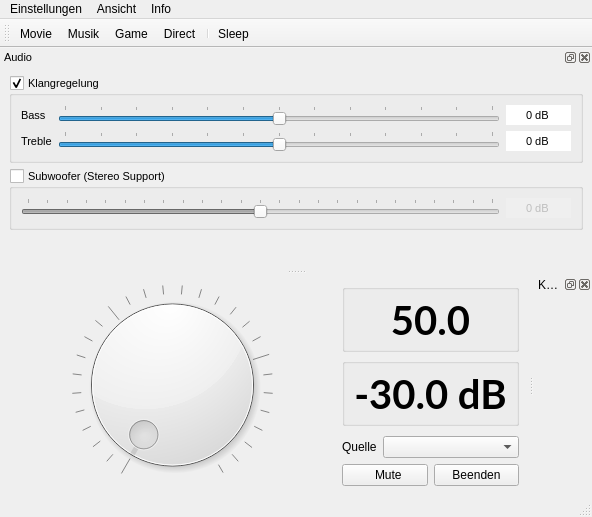
<?xml version="1.0" encoding="UTF-8"?>
<ui version="4.0">
 <class>ui_main</class>
 <widget class="QMainWindow" name="ui_main">
  <property name="geometry">
   <rect>
    <x>0</x>
    <y>0</y>
    <width>592</width>
    <height>517</height>
   </rect>
  </property>
  <property name="minimumSize">
   <size>
    <width>400</width>
    <height>0</height>
   </size>
  </property>
  <property name="windowTitle">
   <string>Denome 2</string>
  </property>
  <property name="windowIcon">
   <iconset resource="images.qrc">
    <normaloff>:/diverse/main</normaloff>:/diverse/main</iconset>
  </property>
  <widget class="QWidget" name="centralwidget">
   <layout class="QHBoxLayout" name="horizontalLayout_5" stretch="1,0">
    <item>
     <widget class="QDial" name="dial">
      <property name="minimumSize">
       <size>
        <width>150</width>
        <height>0</height>
       </size>
      </property>
      <property name="maximum">
       <number>80</number>
      </property>
      <property name="value">
       <number>0</number>
      </property>
      <property name="wrapping">
       <bool>false</bool>
      </property>
      <property name="notchTarget">
       <double>10.000000000000000</double>
      </property>
      <property name="notchesVisible">
       <bool>true</bool>
      </property>
     </widget>
    </item>
    <item>
     <layout class="QVBoxLayout" name="verticalLayout_2" stretch="2,2,1,0,0">
      <item>
       <widget class="QGroupBox" name="gbVolumeAbsolute">
        <property name="minimumSize">
         <size>
          <width>165</width>
          <height>68</height>
         </size>
        </property>
        <property name="font">
         <font>
          <pointsize>12</pointsize>
          <weight>75</weight>
          <bold>true</bold>
         </font>
        </property>
        <property name="title">
         <string/>
        </property>
        <property name="flat">
         <bool>false</bool>
        </property>
        <layout class="QHBoxLayout" name="horizontalLayout">
         <item>
          <widget class="QLabel" name="lbVolume">
           <property name="font">
            <font>
             <family>Lato</family>
             <pointsize>30</pointsize>
            </font>
           </property>
           <property name="text">
            <string>50.0</string>
           </property>
           <property name="alignment">
            <set>Qt::AlignCenter</set>
           </property>
          </widget>
         </item>
        </layout>
       </widget>
      </item>
      <item>
       <widget class="QGroupBox" name="gbVolumeDB">
        <property name="minimumSize">
         <size>
          <width>165</width>
          <height>68</height>
         </size>
        </property>
        <property name="font">
         <font>
          <pointsize>11</pointsize>
          <weight>75</weight>
          <bold>true</bold>
         </font>
        </property>
        <property name="title">
         <string/>
        </property>
        <property name="flat">
         <bool>false</bool>
        </property>
        <layout class="QVBoxLayout" name="verticalLayout">
         <item>
          <widget class="QLabel" name="lbVolumeDb">
           <property name="minimumSize">
            <size>
             <width>153</width>
             <height>0</height>
            </size>
           </property>
           <property name="font">
            <font>
             <family>Lato</family>
             <pointsize>30</pointsize>
             <weight>75</weight>
             <bold>true</bold>
            </font>
           </property>
           <property name="text">
            <string>-30.0 dB</string>
           </property>
           <property name="alignment">
            <set>Qt::AlignCenter</set>
           </property>
          </widget>
         </item>
        </layout>
       </widget>
      </item>
      <item>
       <spacer name="verticalSpacer_2">
        <property name="orientation">
         <enum>Qt::Vertical</enum>
        </property>
        <property name="sizeHint" stdset="0">
         <size>
          <width>20</width>
          <height>40</height>
         </size>
        </property>
       </spacer>
      </item>
      <item>
       <layout class="QHBoxLayout" name="horizontalLayout_4" stretch="0,1">
        <item>
         <widget class="QLabel" name="label">
          <property name="text">
           <string>Quelle</string>
          </property>
         </widget>
        </item>
        <item>
         <widget class="QComboBox" name="cbSource">
          <property name="frame">
           <bool>true</bool>
          </property>
         </widget>
        </item>
       </layout>
      </item>
      <item>
       <layout class="QHBoxLayout" name="horizontalLayout_3">
        <item>
         <widget class="QPushButton" name="pbMute">
          <property name="text">
           <string>  Mute</string>
          </property>
          <property name="icon">
           <iconset resource="images.qrc">
            <normaloff>:/diverse/mute</normaloff>:/diverse/mute</iconset>
          </property>
          <property name="checkable">
           <bool>true</bool>
          </property>
         </widget>
        </item>
        <item>
         <widget class="QPushButton" name="pbClose">
          <property name="text">
           <string>Beenden</string>
          </property>
         </widget>
        </item>
       </layout>
      </item>
     </layout>
    </item>
   </layout>
  </widget>
  <widget class="QMenuBar" name="menubar">
   <property name="geometry">
    <rect>
     <x>0</x>
     <y>0</y>
     <width>592</width>
     <height>21</height>
    </rect>
   </property>
   <widget class="QMenu" name="menuEinstellungen">
    <property name="title">
     <string>Einstellungen</string>
    </property>
    <widget class="QMenu" name="menuSound_Mode">
     <property name="title">
      <string>Sound-Mode</string>
     </property>
     <addaction name="actionMovie"/>
     <addaction name="actionMusik"/>
     <addaction name="actionGame"/>
     <addaction name="actionDirect"/>
    </widget>
    <widget class="QMenu" name="menuEco">
     <property name="title">
      <string>Eco</string>
     </property>
     <property name="icon">
      <iconset resource="images.qrc">
       <normaloff>:/diverse/leaf</normaloff>:/diverse/leaf</iconset>
     </property>
     <addaction name="actionEcoEin"/>
     <addaction name="actionEcoAuto"/>
     <addaction name="actionEcoAus"/>
    </widget>
    <widget class="QMenu" name="menuDimmer">
     <property name="title">
      <string>Dimmer</string>
     </property>
     <addaction name="actionDimBright"/>
     <addaction name="actionDimDim"/>
     <addaction name="actionDimDark"/>
     <addaction name="actionDimOff"/>
    </widget>
    <addaction name="actionVerbindung"/>
    <addaction name="actionUpdate"/>
    <addaction name="separator"/>
    <addaction name="menuSound_Mode"/>
    <addaction name="menuEco"/>
    <addaction name="menuDimmer"/>
    <addaction name="separator"/>
    <addaction name="actionBeenden"/>
   </widget>
   <widget class="QMenu" name="menuInfo">
    <property name="title">
     <string>Info</string>
    </property>
   </widget>
   <widget class="QMenu" name="menuAnsicht">
    <property name="title">
     <string>Ansicht</string>
    </property>
    <addaction name="actionAudio"/>
    <addaction name="actionChannel"/>
    <addaction name="separator"/>
    <addaction name="actionChangeChannelView"/>
   </widget>
   <addaction name="menuEinstellungen"/>
   <addaction name="menuAnsicht"/>
   <addaction name="menuInfo"/>
  </widget>
  <widget class="QStatusBar" name="statusbar"/>
  <widget class="QDockWidget" name="dwSoundSettings">
   <property name="minimumSize">
    <size>
     <width>216</width>
     <height>196</height>
    </size>
   </property>
   <property name="font">
    <font>
     <pointsize>8</pointsize>
    </font>
   </property>
   <property name="floating">
    <bool>false</bool>
   </property>
   <property name="windowTitle">
    <string>Audio</string>
   </property>
   <attribute name="dockWidgetArea">
    <number>4</number>
   </attribute>
   <widget class="QWidget" name="dockWidgetContents">
    <layout class="QVBoxLayout" name="dwAudioVertLayout">
     <item>
      <widget class="QGroupBox" name="gbAudioSettings">
       <property name="title">
        <string>Klangregelung</string>
       </property>
       <property name="checkable">
        <bool>true</bool>
       </property>
       <layout class="QGridLayout" name="gridLayout" columnstretch="0,1,0">
        <item row="1" column="0">
         <widget class="QLabel" name="label_3">
          <property name="text">
           <string>Treble</string>
          </property>
         </widget>
        </item>
        <item row="1" column="1">
         <widget class="QSlider" name="hsTreble">
          <property name="contextMenuPolicy">
           <enum>Qt::CustomContextMenu</enum>
          </property>
          <property name="minimum">
           <number>-6</number>
          </property>
          <property name="maximum">
           <number>6</number>
          </property>
          <property name="pageStep">
           <number>3</number>
          </property>
          <property name="orientation">
           <enum>Qt::Horizontal</enum>
          </property>
          <property name="tickPosition">
           <enum>QSlider::TicksAbove</enum>
          </property>
          <property name="tickInterval">
           <number>1</number>
          </property>
         </widget>
        </item>
        <item row="1" column="2">
         <widget class="QLineEdit" name="leTreble">
          <property name="minimumSize">
           <size>
            <width>55</width>
            <height>0</height>
           </size>
          </property>
          <property name="maximumSize">
           <size>
            <width>65</width>
            <height>16777215</height>
           </size>
          </property>
          <property name="text">
           <string>0 dB</string>
          </property>
          <property name="frame">
           <bool>false</bool>
          </property>
          <property name="alignment">
           <set>Qt::AlignCenter</set>
          </property>
          <property name="readOnly">
           <bool>true</bool>
          </property>
         </widget>
        </item>
        <item row="0" column="0">
         <widget class="QLabel" name="label_2">
          <property name="text">
           <string>Bass</string>
          </property>
         </widget>
        </item>
        <item row="0" column="1">
         <widget class="QSlider" name="hsBass">
          <property name="contextMenuPolicy">
           <enum>Qt::CustomContextMenu</enum>
          </property>
          <property name="minimum">
           <number>-6</number>
          </property>
          <property name="maximum">
           <number>6</number>
          </property>
          <property name="pageStep">
           <number>3</number>
          </property>
          <property name="orientation">
           <enum>Qt::Horizontal</enum>
          </property>
          <property name="tickPosition">
           <enum>QSlider::TicksAbove</enum>
          </property>
          <property name="tickInterval">
           <number>1</number>
          </property>
         </widget>
        </item>
        <item row="0" column="2">
         <widget class="QLineEdit" name="leBass">
          <property name="minimumSize">
           <size>
            <width>55</width>
            <height>0</height>
           </size>
          </property>
          <property name="maximumSize">
           <size>
            <width>65</width>
            <height>16777215</height>
           </size>
          </property>
          <property name="text">
           <string>0 dB</string>
          </property>
          <property name="frame">
           <bool>false</bool>
          </property>
          <property name="alignment">
           <set>Qt::AlignCenter</set>
          </property>
          <property name="readOnly">
           <bool>true</bool>
          </property>
         </widget>
        </item>
       </layout>
      </widget>
     </item>
     <item>
      <widget class="QGroupBox" name="gbSubwooferSettings">
       <property name="layoutDirection">
        <enum>Qt::LeftToRight</enum>
       </property>
       <property name="title">
        <string>Subwoofer (Stereo Support)</string>
       </property>
       <property name="checkable">
        <bool>true</bool>
       </property>
       <property name="checked">
        <bool>false</bool>
       </property>
       <layout class="QHBoxLayout" name="horizontalLayout_2" stretch="3,0">
        <item>
         <widget class="QSlider" name="hsSubwoofer">
          <property name="contextMenuPolicy">
           <enum>Qt::CustomContextMenu</enum>
          </property>
          <property name="minimum">
           <number>-24</number>
          </property>
          <property name="maximum">
           <number>24</number>
          </property>
          <property name="pageStep">
           <number>3</number>
          </property>
          <property name="orientation">
           <enum>Qt::Horizontal</enum>
          </property>
          <property name="tickPosition">
           <enum>QSlider::TicksAbove</enum>
          </property>
          <property name="tickInterval">
           <number>2</number>
          </property>
         </widget>
        </item>
        <item>
         <widget class="QLineEdit" name="leLfe">
          <property name="minimumSize">
           <size>
            <width>65</width>
            <height>0</height>
           </size>
          </property>
          <property name="maximumSize">
           <size>
            <width>65</width>
            <height>16777215</height>
           </size>
          </property>
          <property name="text">
           <string>0 dB</string>
          </property>
          <property name="frame">
           <bool>false</bool>
          </property>
          <property name="alignment">
           <set>Qt::AlignCenter</set>
          </property>
          <property name="readOnly">
           <bool>true</bool>
          </property>
         </widget>
        </item>
       </layout>
      </widget>
     </item>
     <item>
      <spacer name="verticalSpacer">
       <property name="orientation">
        <enum>Qt::Vertical</enum>
       </property>
       <property name="sizeHint" stdset="0">
        <size>
         <width>20</width>
         <height>30</height>
        </size>
       </property>
      </spacer>
     </item>
    </layout>
   </widget>
  </widget>
  <widget class="QToolBar" name="toolBar">
   <property name="font">
    <font>
     <pointsize>9</pointsize>
    </font>
   </property>
   <property name="windowTitle">
    <string>toolBar</string>
   </property>
   <attribute name="toolBarArea">
    <enum>TopToolBarArea</enum>
   </attribute>
   <attribute name="toolBarBreak">
    <bool>false</bool>
   </attribute>
   <addaction name="actionMovie"/>
   <addaction name="actionMusik"/>
   <addaction name="actionGame"/>
   <addaction name="actionDirect"/>
   <addaction name="separator"/>
   <addaction name="actionSleep"/>
  </widget>
  <widget class="QDockWidget" name="dwChannel">
   <property name="windowTitle">
    <string>Kanäle</string>
   </property>
   <attribute name="dockWidgetArea">
    <number>2</number>
   </attribute>
   <widget class="QWidget" name="dwChannelContents"/>
  </widget>
  <action name="actionVerbindung">
   <property name="text">
    <string>Verbindung</string>
   </property>
  </action>
  <action name="actionAudio">
   <property name="text">
    <string>Audio</string>
   </property>
  </action>
  <action name="actionBeenden">
   <property name="text">
    <string>Beenden</string>
   </property>
  </action>
  <action name="actionMusik">
   <property name="icon">
    <iconset resource="images.qrc">
     <normaloff>:/buttons/red</normaloff>:/buttons/red</iconset>
   </property>
   <property name="text">
    <string>Musik</string>
   </property>
  </action>
  <action name="actionMovie">
   <property name="icon">
    <iconset resource="images.qrc">
     <normaloff>:/buttons/green</normaloff>:/buttons/green</iconset>
   </property>
   <property name="text">
    <string>Movie</string>
   </property>
  </action>
  <action name="actionGame">
   <property name="icon">
    <iconset resource="images.qrc">
     <normaloff>:/buttons/purple</normaloff>:/buttons/purple</iconset>
   </property>
   <property name="text">
    <string>Game</string>
   </property>
  </action>
  <action name="actionDirect">
   <property name="icon">
    <iconset resource="images.qrc">
     <normaloff>:/buttons/yellow</normaloff>:/buttons/yellow</iconset>
   </property>
   <property name="text">
    <string>Direct</string>
   </property>
  </action>
  <action name="actionUpdate">
   <property name="icon">
    <iconset resource="images.qrc">
     <normaloff>:/diverse/update</normaloff>:/diverse/update</iconset>
   </property>
   <property name="text">
    <string>Update</string>
   </property>
  </action>
  <action name="actionSleep">
   <property name="icon">
    <iconset resource="images.qrc">
     <normaloff>:/diverse/sleep</normaloff>:/diverse/sleep</iconset>
   </property>
   <property name="text">
    <string>Sleep</string>
   </property>
  </action>
  <action name="actionEcoEin">
   <property name="text">
    <string>Ein</string>
   </property>
  </action>
  <action name="actionEcoAuto">
   <property name="text">
    <string>Auto</string>
   </property>
  </action>
  <action name="actionEcoAus">
   <property name="text">
    <string>Aus</string>
   </property>
  </action>
  <action name="actionChannel">
   <property name="text">
    <string>Kanäle</string>
   </property>
  </action>
  <action name="actionDimBright">
   <property name="text">
    <string>Hell</string>
   </property>
  </action>
  <action name="actionDimDim">
   <property name="text">
    <string>Mittel</string>
   </property>
  </action>
  <action name="actionDimDark">
   <property name="text">
    <string>Dunkel</string>
   </property>
  </action>
  <action name="actionDimOff">
   <property name="text">
    <string>Aus</string>
   </property>
  </action>
  <action name="actionChangeChannelView">
   <property name="text">
    <string>Kanäle: Ansicht drehen</string>
   </property>
  </action>
 </widget>
 <tabstops>
  <tabstop>dial</tabstop>
  <tabstop>cbSource</tabstop>
  <tabstop>pbMute</tabstop>
  <tabstop>pbClose</tabstop>
  <tabstop>gbAudioSettings</tabstop>
  <tabstop>hsBass</tabstop>
  <tabstop>hsTreble</tabstop>
  <tabstop>gbSubwooferSettings</tabstop>
  <tabstop>hsSubwoofer</tabstop>
  <tabstop>leBass</tabstop>
  <tabstop>leLfe</tabstop>
  <tabstop>leTreble</tabstop>
 </tabstops>
 <resources>
  <include location="images.qrc"/>
 </resources>
 <connections/>
</ui>
